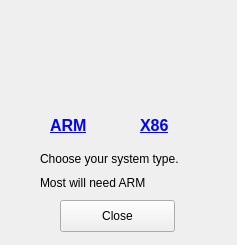
<?xml version="1.0" encoding="UTF-8"?>
<ui version="4.0">
 <class>kodiDialog</class>
 <widget class="QDialog" name="kodiDialog">
  <property name="geometry">
   <rect>
    <x>0</x>
    <y>0</y>
    <width>237</width>
    <height>245</height>
   </rect>
  </property>
  <property name="windowTitle">
   <string>Download Kodi</string>
  </property>
  <widget class="QPushButton" name="kodi">
   <property name="geometry">
    <rect>
     <x>60</x>
     <y>20</y>
     <width>111</width>
     <height>81</height>
    </rect>
   </property>
   <property name="text">
    <string/>
   </property>
   <property name="iconSize">
    <size>
     <width>47</width>
     <height>147</height>
    </size>
   </property>
   <property name="flat">
    <bool>true</bool>
   </property>
  </widget>
  <widget class="QPushButton" name="pushButton">
   <property name="geometry">
    <rect>
     <x>60</x>
     <y>200</y>
     <width>115</width>
     <height>32</height>
    </rect>
   </property>
   <property name="text">
    <string>Close</string>
   </property>
  </widget>
  <widget class="QLabel" name="label_7">
   <property name="geometry">
    <rect>
     <x>140</x>
     <y>110</y>
     <width>54</width>
     <height>31</height>
    </rect>
   </property>
   <property name="text">
    <string>&lt;html&gt;&lt;head/&gt;&lt;body&gt;&lt;p&gt;&lt;a href=&quot;http://mirrors.kodi.tv/releases/android/x86/&quot;&gt;&lt;span style=&quot; font-size:12pt; text-decoration: underline;font-weight:600; color:#0000ff;&quot;&gt;X86&lt;/span&gt;&lt;/a&gt;&lt;/p&gt;&lt;/body&gt;&lt;/html&gt;</string>
   </property>
   <property name="openExternalLinks">
    <bool>true</bool>
   </property>
   <property name="textInteractionFlags">
    <set>Qt::LinksAccessibleByMouse|Qt::TextSelectableByMouse</set>
   </property>
  </widget>
  <widget class="QLabel" name="label_6">
   <property name="geometry">
    <rect>
     <x>50</x>
     <y>110</y>
     <width>60</width>
     <height>31</height>
    </rect>
   </property>
   <property name="text">
    <string>&lt;html&gt;&lt;head/&gt;&lt;body&gt;&lt;p&gt;&lt;a href=&quot;http://mirrors.kodi.tv/releases/android/arm/&quot;&gt;&lt;span style=&quot; font-size:12pt; text-decoration: underline;font-weight:600; color:#0000ff;&quot;&gt;ARM&lt;/span&gt;&lt;/a&gt;&lt;/p&gt;&lt;/body&gt;&lt;/html&gt;</string>
   </property>
   <property name="textFormat">
    <enum>Qt::AutoText</enum>
   </property>
   <property name="openExternalLinks">
    <bool>true</bool>
   </property>
   <property name="textInteractionFlags">
    <set>Qt::LinksAccessibleByMouse|Qt::TextSelectableByMouse</set>
   </property>
  </widget>
  <widget class="QWidget" name="layoutWidget">
   <property name="geometry">
    <rect>
     <x>40</x>
     <y>150</y>
     <width>160</width>
     <height>42</height>
    </rect>
   </property>
   <layout class="QVBoxLayout" name="verticalLayout">
    <item>
     <widget class="QLabel" name="label_2">
      <property name="text">
       <string>Choose your system type.</string>
      </property>
     </widget>
    </item>
    <item>
     <widget class="QLabel" name="label">
      <property name="text">
       <string>Most will need ARM</string>
      </property>
     </widget>
    </item>
   </layout>
  </widget>
 </widget>
 <resources/>
 <connections>
  <connection>
   <sender>pushButton</sender>
   <signal>clicked()</signal>
   <receiver>kodiDialog</receiver>
   <slot>reject()</slot>
   <hints>
    <hint type="sourcelabel">
     <x>147</x>
     <y>255</y>
    </hint>
    <hint type="destinationlabel">
     <x>154</x>
     <y>138</y>
    </hint>
   </hints>
  </connection>
 </connections>
</ui>
